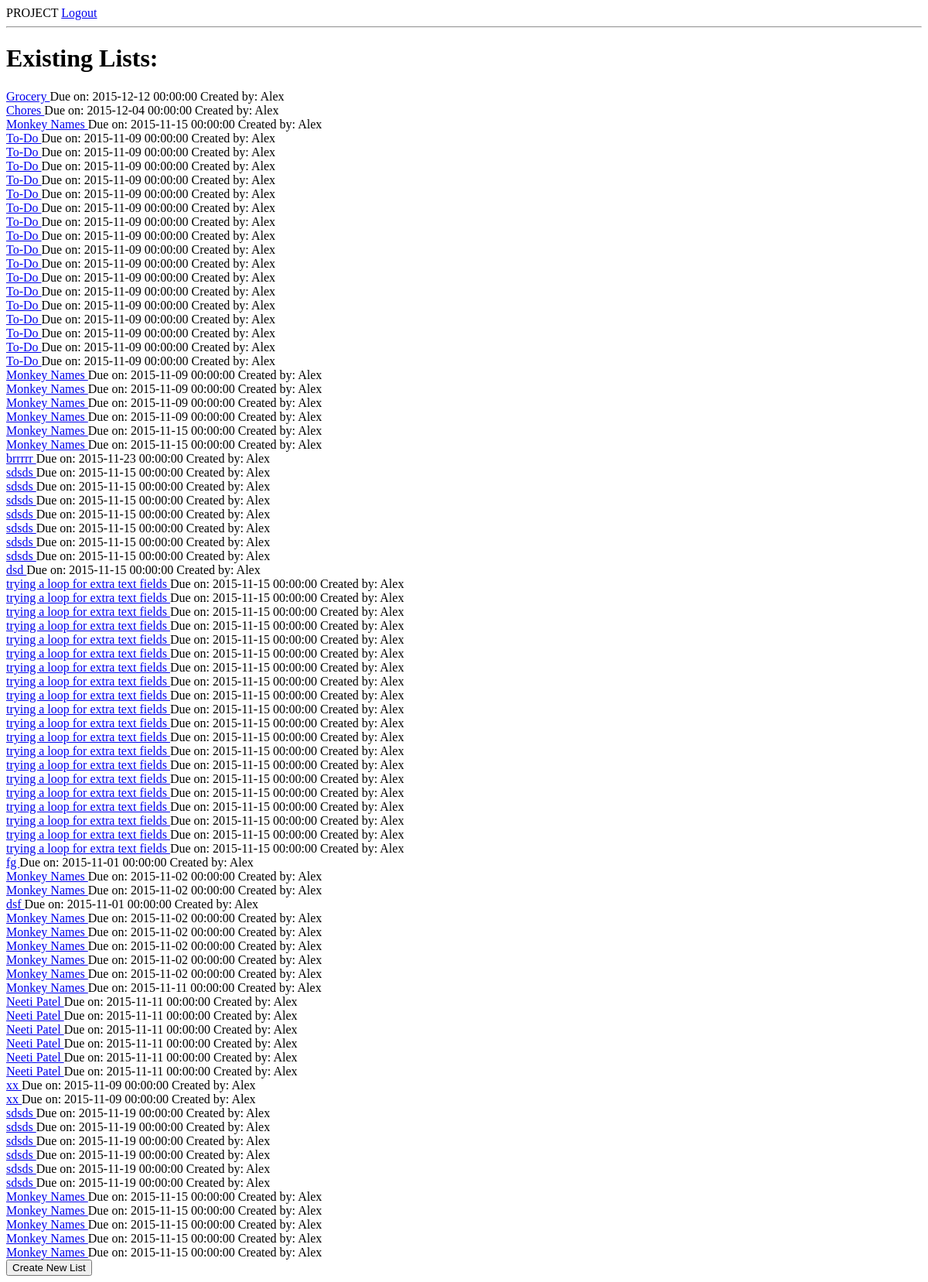
The page /existing_lists (signed in) on the database as committed earlier.
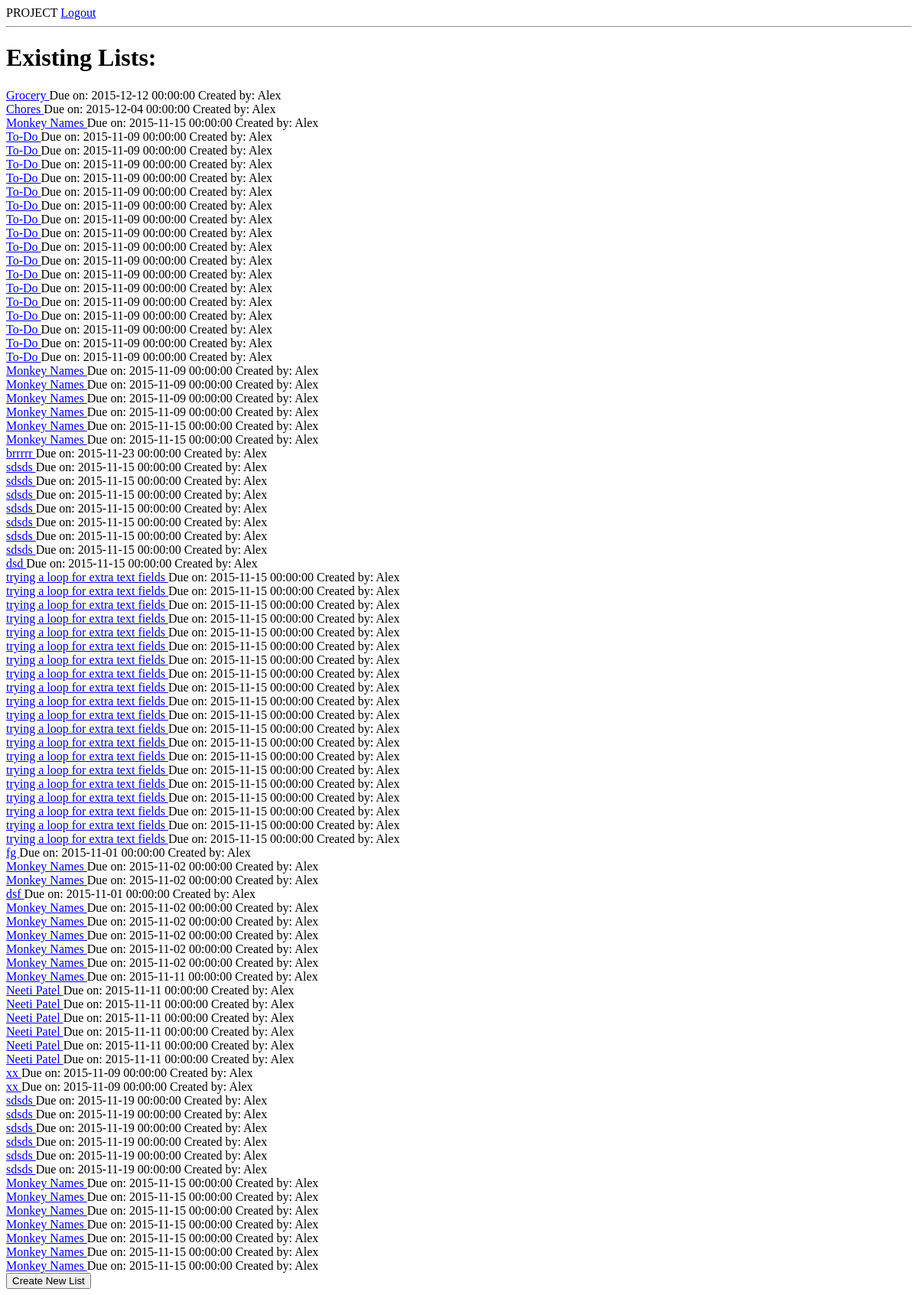
The same page on the database as committed later.
### model.py (models this page shows, shortened)
class Group(db.Model):
    __tablename__ = "groups"
    group_id = db.Column(db.Integer, autoincrement=True, primary_key=True)
    user_id = db.Column(db.Integer,db.ForeignKey('users.user_id'))
    list_id = db.Column(db.Integer,db.ForeignKey('lists.list_id'))
    permission = db.Column(db.Boolean, nullable = False, default = True)
    user = db.relationship("User",
                           backref=db.backref("groups"))
    checklist = db.relationship("List",
                            backref=db.backref("groups"))

class List(db.Model):
    __tablename__ = "lists"
    list_id = db.Column(db.Integer, autoincrement=True, primary_key=True)
    name = db.Column(db.String(20), nullable=False)
    list_type = db.Column(db.String(20))
    due_date_list = db.Column(db.DateTime, nullable=True)
    list_location_name = db.Column(db.String(50), nullable=True)
    list_location_address = db.Column(db.String(100), nullable=True)
    created_by = db.Column(db.String(50), nullable = False)

### server.py (the view)
@app.route('/existing_lists')
def existing_lists():
    user_id = session["user_id"]
    user_list_groups = Group.query.filter_by(user_id=user_id).all()
    return render_template("existing_lists.html", user_list_groups=user_list_groups)

### templates/existing_lists.html
{% extends 'base.html' %}
{% block content %}
    <div id="existing_lists">
        <h1 id="existing-lists-title">Existing Lists:</h1>
        {% for group in user_list_groups %}
            <a href="/lists/{{ group.checklist.list_id }}">
            {{ group.checklist.name }}
            </a> Due on: {{ group.checklist.due_date_list}} Created by: {{ group.checklist.created_by }}<br>
        {% endfor %}
    </div>
    <form action="/new_list_base" method="GET">
        <input type="submit" value="Create New List">
    </form>
{% endblock %}

Rows that differ between the two databases and show on the page:
added Group: checklist.name "Monkey Names", checklist.due_date_list "2015-11-15 00:00:00", checklist.created_by "Alex"
added Group: checklist.name "Monkey Names", checklist.due_date_list "2015-11-15 00:00:00", checklist.created_by "Alex"
